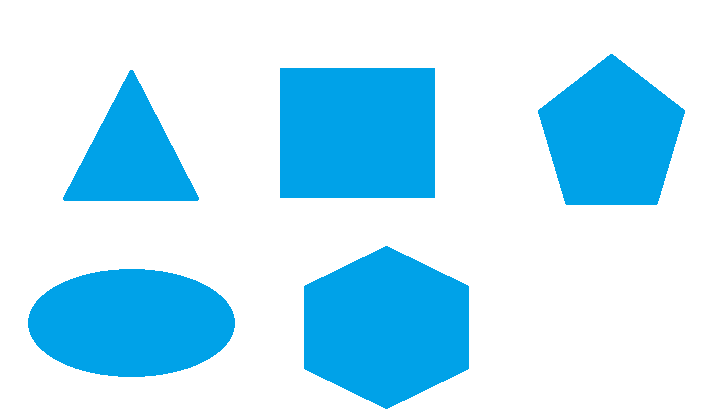
#> input picture GoruntuIsleme/11. OpenCV  Alıştırmalar/1.1 polygons.png.png, 720 x 417 px, given in place of the camera
$ jupyter execute '3.GerçekZamanlıÇokgenAlgılama(RealTimeShapeDetection)1.Adım.ipynb'   (text cells are left out)
#> lines starting #> are read from the running program, lines starting #| are printed output that depends on the picture; after the words box and inside, x2 and y2 are one past the last pixel; in counts of white or black regions, pixels touching at a corner belong together
[cell 1]
import cv2
import numpy as np

[cell 2]
def nothing():
    pass
cap=cv2.VideoCapture(0)

[cell 3]
# trackebar oluşturuyoruz
cv2.namedWindow("Settings")
cv2.createTrackbar("Lower-Hue","Settings",0,180,nothing)
#> slider 'Lower-Hue' is set to 36
cv2.createTrackbar("Lower-Saturation","Settings",0,255,nothing)
#> slider 'Lower-Saturation' is set to 51
cv2.createTrackbar("Lower-Value","Settings",0,255,nothing)
#> slider 'Lower-Value' is set to 51
cv2.createTrackbar("Upper-Hue","Settings",0,180,nothing)
#> slider 'Upper-Hue' is set to 180
cv2.createTrackbar("Upper-Saturation","Settings",0,255,nothing)
#> slider 'Upper-Saturation' is set to 255
cv2.createTrackbar("Upper-Value","Settings",0,255,nothing)
#> slider 'Upper-Value' is set to 255
font=cv2.FONT_HERSHEY_SIMPLEX

[cell 4]
while 1:
    ret,frame=cap.read()
#> frame is the input picture: shape (417, 720, 3); mean B, G, R 248.6, 229.3, 184.6
    frame=cv2.flip(frame,1)
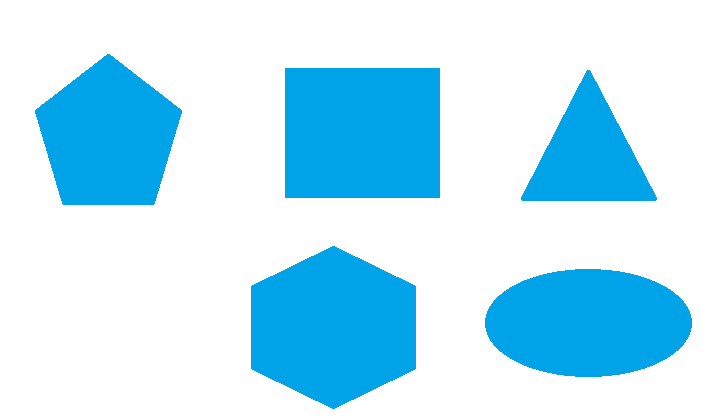
#> frame: shape (417, 720, 3); mean B, G, R 248.6, 229.3, 184.6
    hsv=cv2.cvtColor(frame,cv2.COLOR_BGR2HSV)
#> hsv: shape (417, 720, 3); mean H, S, V 27.3, 70.4, 248.6
    lH=cv2.getTrackbarPos("Lower-Hue","Settings")
    lS=cv2.getTrackbarPos("Lower-Saturation","Settings")
    lV=cv2.getTrackbarPos("Lower-Value","Settings")
    uH=cv2.getTrackbarPos("Upper-Hue","Settings")
    uS=cv2.getTrackbarPos("Upper-Saturation","Settings")
    uV=cv2.getTrackbarPos("Upper-Value","Settings")
    lower_color=np.array([lH,lS,lV])
    upper_color=np.array([uH,uS,uV])
    mask=cv2.inRange(hsv,lower_color,upper_color)
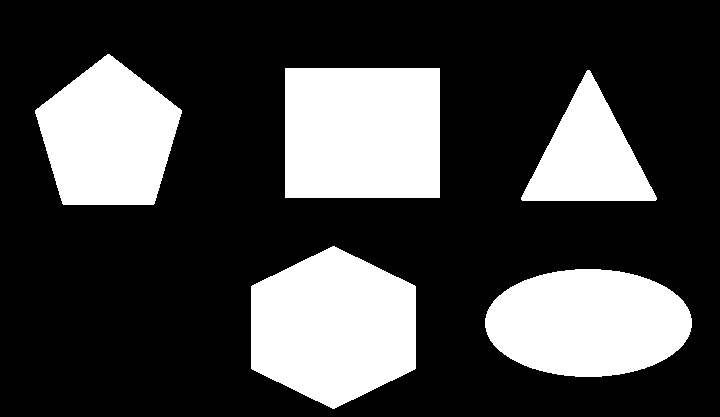
#> mask: shape (417, 720); 27.6% white; 5 white regions, box (x1, y1, x2, y2) and area: (251, 246, 416, 409) 20341, (285, 68, 440, 198) 20150, (485, 269, 692, 377) 17580, (35, 54, 182, 205) 15534, (521, 70, 657, 201) 9309

    # şimdi şekiller için
    # siyahlar üzerinde oluşan beyaz noktaları yok etmek için kernel uygulayacağız yani karıncalanmayı azaltçaz
    kernel=np.ones((5,5),np.uint8)
    mask=cv2.erode(mask,kernel)
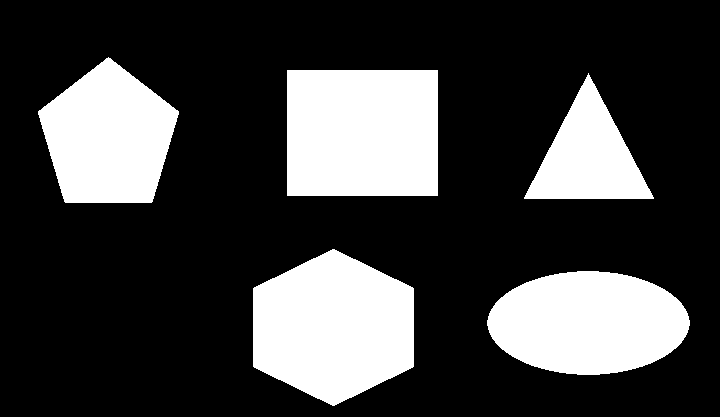
#> mask: shape (417, 720); 25.7% white; 5 white regions

    contours,_=cv2.findContours(mask,cv2.RETR_TREE,cv2.CHAIN_APPROX_SIMPLE)
#> contours = 5 contours; box (x1, y1, x2, y2) and area: (253, 249, 414, 406) 18808, (287, 70, 438, 196) 18750, (487, 271, 690, 375) 16110, (38, 57, 179, 203) 14154, (524, 73, 654, 199) 8070
    # şeklin merkez nokt<ları için for döngüsü oluşturuyoruz
    for cnt in contours:
        area=cv2.contourArea(cnt)
        # 400 diye belirlenmiş sabit değer var eğer alanı 400 den büyükse çokgen ara diyeceğiz
        # cnt ile bulduğumuz contourslara optimizasyon yani iyileştirme yapacağız
        epsilon=0.02*cv2.arcLength(cnt,True)
        approx=cv2.approxPolyDP(cnt,epsilon,True) #contourslara yaklaştım
        x=approx.ravel()[0] # çok boyutluysa tek satıra döktürdük
        y=approx.ravel()[1] # çok boyutluysa tek satıra döktürdük

        if area>400:
            cv2.drawContours(frame,[approx],0,(0,0,0),5)
            if len(approx)==3:
                cv2.putText(frame,"Triangle",(x,y),font,1,(0,0,0))
            elif len(approx)==4:
                cv2.putText(frame,"Rectangle",(x,y),font,1,(0,0,0))
            elif len(approx)==5:
                cv2.putText(frame,"Beşgen",(x,y),font,1,(0,0,0))
            elif len(approx)==6:
                cv2.putText(frame,"Altıgen",(x,y),font,1,(0,0,0))
            else :
                cv2.putText(frame,"Çember",(x,y),font,1,(0,0,0))
#> this loop made 5 passes
#> (area, epsilon, x, y) on passes 1, 2, 5: (16110, 10.33, 487, 320), (18808, 10.81, 332, 249), (14154, 9.5, 108, 57)
#> (area, epsilon, approx, x, y) on passes 3 to 4: (8069.5, 8.65, [[588, 73], [524, 198], [653, 198]], 588, 73), (18750, 11, [[287, 70], [287, 195], [437, 195], [437, 70]], 287, 70)
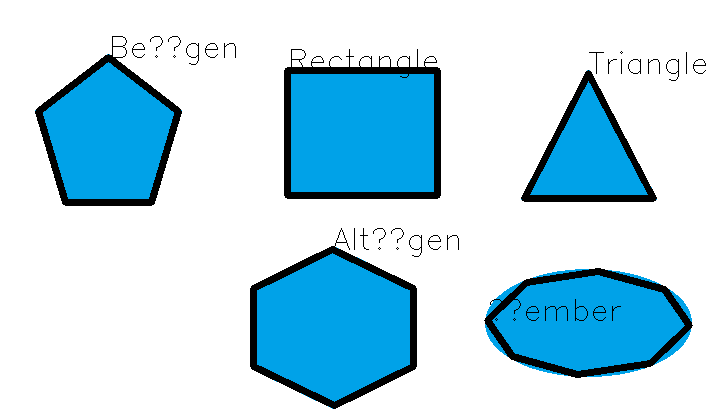
#> frame: shape (417, 720, 3); 6.01% of pixels changed, all inside (x1, y1, x2, y2) = (35, 36, 706, 409)
    cv2.imshow("mask",mask)
    cv2.imshow("frame",frame)
    if cv2.waitKey(3)&0xFF==ord('q'):
#> (key q is pressed here)
        break
cap.release()
cv2.destroyAllWindows()
